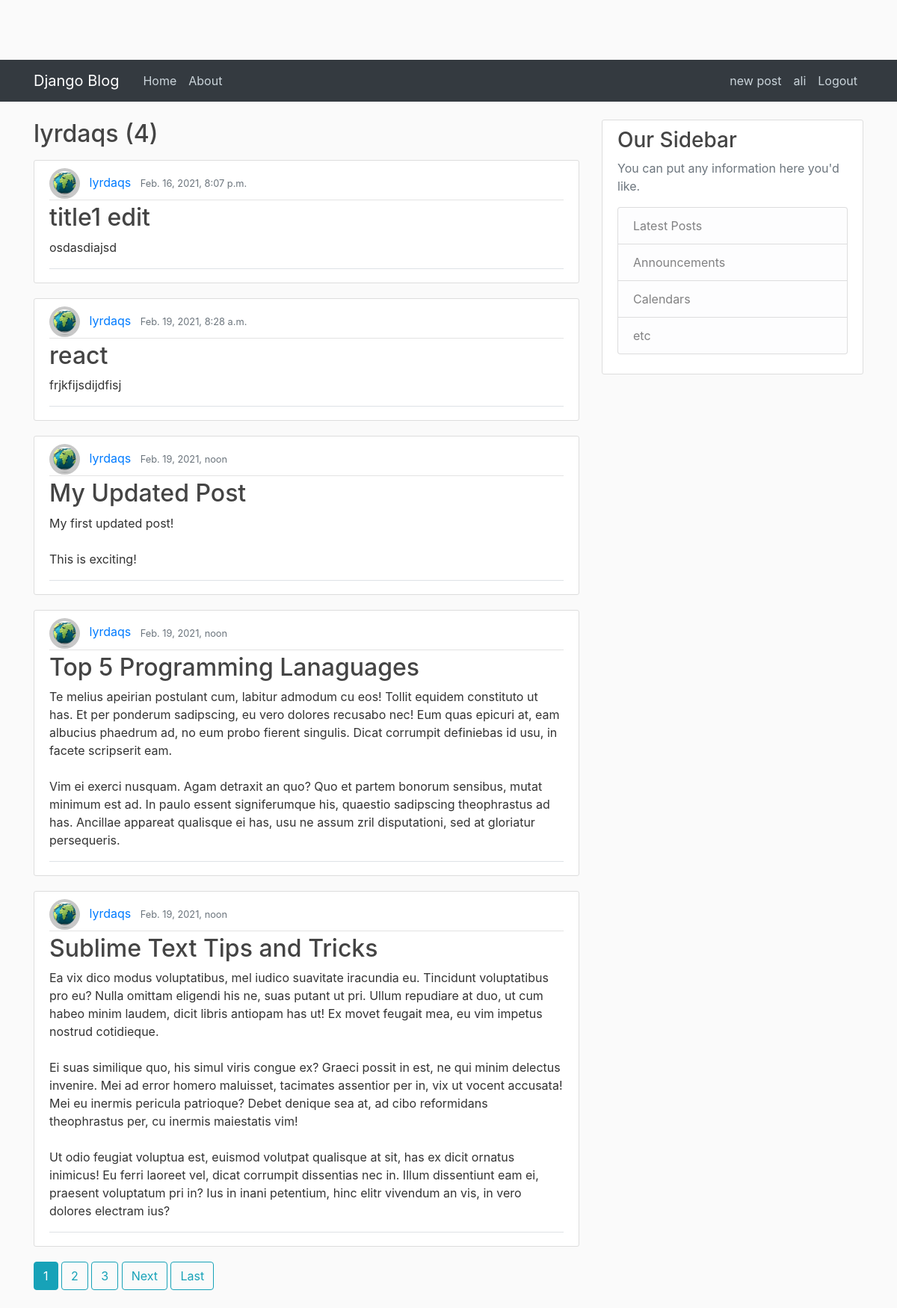
Screenshot of /lyrdaqs/posts (signed in) with the database file from the repository.
### posts/models.py (models this page shows, shortened)
class Post(models.Model):
    title = models.CharField(max_length = 100)
    text = models.TextField()
    date_posted = models.DateTimeField(default = timezone.now)
    author = models.ForeignKey(User,on_delete=models.CASCADE)

### users/models.py (models this page shows, shortened)
class Profile(models.Model):
    img = models.ImageField(default='default.jpg', upload_to="user_image")
    user = models.OneToOneField(User,on_delete=models.CASCADE)

### posts/views.py (the view)
# urls.py: path('<str:username>/posts', PostAuthorListView.as_view() , name='author-posts'),
class PostAuthorListView(ListView):
    model = Post
    template_name = 'posts/author_posts.html'
    context_object_name = 'posts'
    ordering = ['-date_posted']
    paginate_by = 5
    def get_queryset(self):
        username = get_object_or_404(User, username=self.kwargs['username'])
        return Post.objects.filter(author__username=username)

### templates/posts/author_posts.html (shortened to what this page needs)
{% extends "posts/base.html" %} {% block content %}
<h2 class="mb-3">{{view.kwargs.username}} ({{page_obj.paginator.num_pages}})</h2>
{% for post in posts %}
<article class="media content-section">
    <div class="media-body border-bottom mb-2">
        <div class="article-metadata">
            <img class="rounded-circle" style="width: 41px;
            height: 41px;margin-right: 8px;" src="{{ post.author.profile.img.url }}">
            <a class="mr-2" href="#">{{ post.author }}</a>
            <small class="text-muted">{{ post.date_posted }}</small>
        </div>
        <h2><a class="article-title" href="{% url 'post-detail' post.id %}">{{ post.title }}</a></h2>
        <p class="article-content">{{ post.text }}</p>
    </div>
</article>
{% endfor %}
{% if is_paginated %}
      {% for num in page_obj.paginator.page_range %}
        {% if page_obj.number == num %}
          <a class="btn btn-info mb-4" href="?page={{ num }}">{{ num }}</a>
        {% elif num > page_obj.number|add:'-3' and num < page_obj.number|add:'3' %}
          <a class="btn btn-outline-info mb-4" href="?page={{ num }}">{{ num }}</a>
        {% endif %}
      {% endfor %}
      {% if page_obj.has_next %}
        <a class="btn btn-outline-info mb-4" href="?page={{ page_obj.next_page_number }}">Next</a>
        <a class="btn btn-outline-info mb-4" href="?page={{ page_obj.paginator.num_pages }}">Last</a>
      {% endif %}
{% endif %}
{% endblock %}

### templates/posts/base.html (shortened to what this page needs)
{% load static %}
<!DOCTYPE html>
<html>
<head>
    <link rel="stylesheet" href="https://maxcdn.bootstrapcdn.com/bootstrap/4.0.0/css/bootstrap.min.css">
    <link rel="stylesheet" type="text/css" href="{% static 'blog/main.css' %}">
</head>
<body>
    <header class="site-header">
        <nav class="navbar navbar-expand-md navbar-dark bg-dark">
            <div class="container">
                <a class="navbar-brand mr-4" href="{% url 'blog-home' %}">Django Blog</a>
                <div class="collapse navbar-collapse" id="navbarToggle">
                    <div class="navbar-nav mr-auto">
                        <a class="nav-item nav-link" href="{% url 'blog-home' %}">Home</a>
                        <a class="nav-item nav-link" href="{% url 'blog-about' %}">About</a>
                    </div>
                    <div class="navbar-nav">
                        {% if user.is_authenticated %}
                        <a class="nav-item nav-link" href="{% url 'post-create' %}">new post</a>
                        <a class="nav-item nav-link" href="{% url 'user-profile' %}">{{user.username}}</a>
                        <a class="nav-item nav-link" href="{% url 'user-logout' %}">Logout</a> {% else %}
                        <a class="nav-item nav-link" href="{% url 'user-login' %}">Login</a>
                        <a class="nav-item nav-link" href="{% url 'user-register' %}">Register</a> {% endif %}
                    </div>
                </div>
            </div>
        </nav>
    </header>
    <main role="main" class="container mt-4">
        <div class="row">
            <div class="col-md-8">
                 {% block content %}{% endblock %}
            </div>
            <div class="col-md-4">
                <div class="content-section">
                    <h3>Our Sidebar</h3>
                    <p class='text-muted'>You can put any information here you'd like.
                        <ul class="list-group">
                            <li class="list-group-item list-group-item-light">Latest Posts</li>
                            <li class="list-group-item list-group-item-light">Announcements</li>
                            <li class="list-group-item list-group-item-light">Calendars</li>
                            <li class="list-group-item list-group-item-light">etc</li>
                        </ul>
                    </p>
                </div>
            </div>
        </div>
    </main>
</body>
</html>

### static/blog/main.css (style rules this page uses)
body { background: #fafafa; color: #333333; margin-top: 5rem; }
h1, h2, h3, h4, h5, h6 { color: #444444; }
ul { margin: 0; }
.site-header .navbar-nav .nav-link { color: #cbd5db; }
.content-section { background: #ffffff; padding: 10px 20px; border: 1px solid #dddddd; border-radius: 3px; margin-bottom: 20px; }
.article-title { color: #444444; }
.article-content { white-space: pre-line; }
.article-metadata { padding-bottom: 1px; margin-bottom: 4px; border-bottom: 1px solid #e3e3e3 }

### rows the page displays
Post: author.profile.img (picture), author "lyrdaqs", date_posted "Feb. 16, 2021, 8:07 p.m.", title "title1 edit", text "osdasdiajsd"
Post: author.profile.img (picture), author "lyrdaqs", date_posted "Feb. 19, 2021, 8:28 a.m.", title "react", text "frjkfijsdijdfisj"
Post: author.profile.img (picture), author "lyrdaqs", date_posted "Feb. 19, 2021, noon", title "My Updated Post", text "My first updated post! This is exciting!"
Post: author.profile.img (picture), author "lyrdaqs", date_posted "Feb. 19, 2021, noon", title "Top 5 Programming Lanaguages", text "Te melius apeirian postulant cum, labitur admodum cu eos! Tollit equidem constituto ut has. Et per ponderum sadipscing, eu vero dolores recusabo nec! Eum quas epicuri at, eam albucius phaedrum ad, no eum probo fierent singulis. Dicat corrumpit definiebas id usu, in facete scripserit eam. Vim ei exerci nusquam. Agam detraxit an quo? Quo et partem bonorum sensibus, mutat minimum est ad. In paulo essent signiferumque his, quaestio sadipscing theophrastus ad has. Ancillae appareat qualisque ei has, usu ne assum zril disputationi, sed at gloriatur persequeris."
Post: author.profile.img (picture), author "lyrdaqs", date_posted "Feb. 19, 2021, noon", title "Sublime Text Tips and Tricks", text "Ea vix dico modus voluptatibus, mel iudico suavitate iracundia eu. Tincidunt voluptatibus pro eu? Nulla omittam eligendi his ne, suas putant ut pri. Ullum repudiare at duo, ut cum habeo minim laudem, dicit libris antiopam has ut! Ex movet feugait mea, eu vim impetus nostrud cotidieque. Ei suas similique quo, his simul viris congue ex? Graeci possit in est, ne qui minim delectus invenire. Mei ad error homero maluisset, tacimates assentior per in, vix ut vocent accusata! Mei eu inermis pericula patrioque? Debet denique sea at, ad cibo reformidans theophrastus per, cu inermis maiestatis vim! Ut odio feugiat voluptua est, euismod volutpat qualisque at sit, has ex dicit ornatus inimicus! Eu…"

### other values shown
{{ user.username }} "ali"
{{ view.kwargs.username }} "lyrdaqs"
{{ page_obj.paginator.num_pages }} "4"
{{ num }} "1"
{{ num }} "2" "3"
